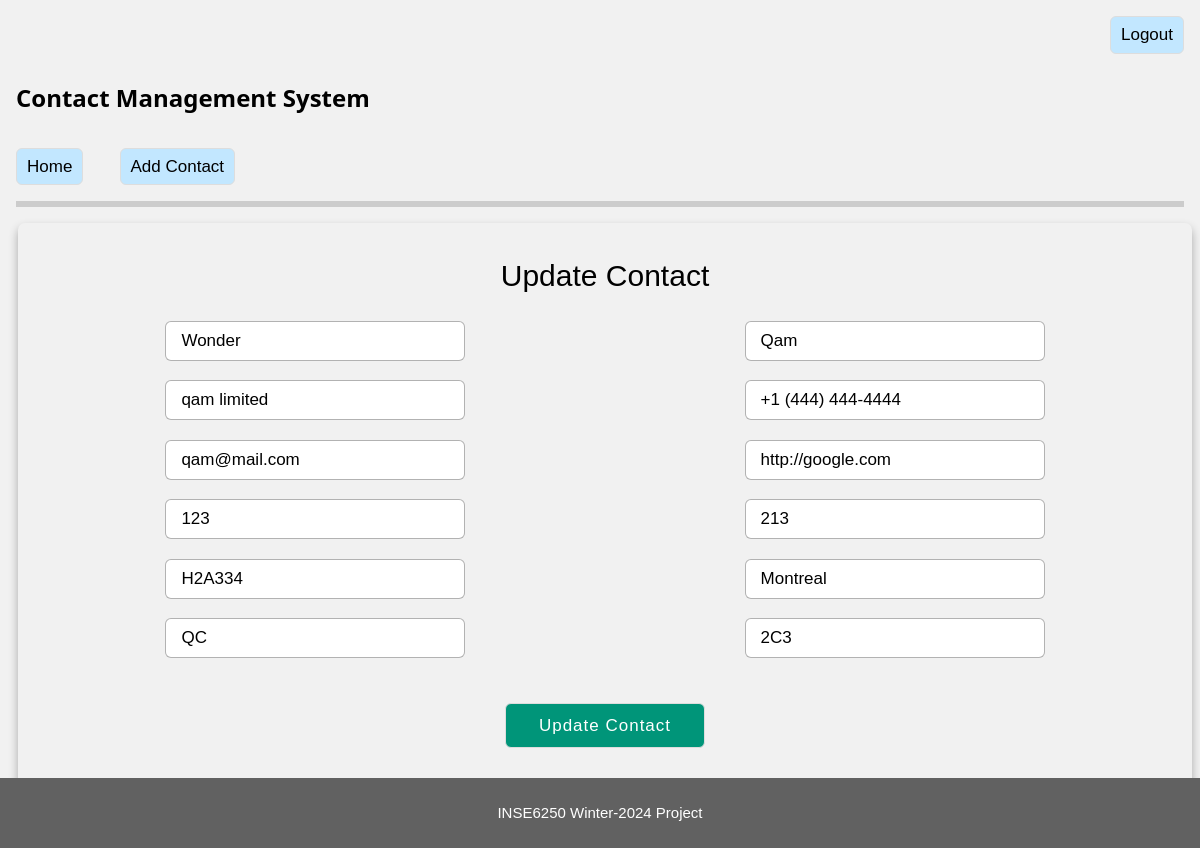
The page /contacts/update/4/ (signed in) on the database its author committed.
### contacts/models.py (models this page shows, shortened)
class Contact(models.Model):
    firstName = models.CharField(max_length=200)
    lastName = models.CharField(max_length=200)
    company = models.CharField(max_length=200)
    phone = models.CharField(max_length=200)
    email = models.CharField(max_length=200)
    website = models.CharField(max_length=200)
    unitNumber = models.IntegerField()
    civicNumber = models.IntegerField()
    street = models.CharField(max_length=200)
    city = models.CharField(max_length=200)
    province = models.CharField(max_length=2)
    postalCode = models.CharField(max_length=3)
    createdAt = models.DateTimeField(default=timezone.now)

### contacts/views.py (the view)
# urls.py: path('update/<int:id>/', views.updateContact, name='updateContact'),
@login_required
def updateContact(req, id):
    if req.method == 'GET':
        if not req.session.get('urlref'):
            req.session['urlref'] = req.META.get('HTTP_REFERER')
        contact = get_object_or_404(Contact, pk=id)
        context = {'contact': contact}
        return render(req, 'contacts/updateContact.html', context=context)
    return doUpdateContact(req, id)

### templates/contacts/updateContact.html (shortened to what this page needs)
{% extends "base.html" %}
{% block content %}
{% if contact %}
<div class="addContact container_main">
  <div class="registration form">
    <header>Update Contact</header>
    <form action="{% url 'contacts:updateContact' contact.id %}" method="post">
      <div class="form-flex">
        <input type="text" required value="{{contact.firstName}}" name="firstname" placeholder="First Name">
        <input type="text" required value="{{contact.lastName}}" name="lastname" placeholder="Last Name">
        <input type="text" required value="{{contact.company}}" name="company" placeholder="Company">
        <input type="text" required value="{{contact.phone}}" name="phone" placeholder="Phone Number">
        <input type="text" required value="{{contact.email}}" name="email" placeholder="Email Address">
        <input type="text" required value="{{contact.website}}" name="website" placeholder="Website Address (http(s)://x.x)">
        <input type="number" required value="{{contact.unitNumber}}" name="unitNumber" placeholder="Unit Number">
        <input type="number" required value="{{contact.civicNumber}}" name="civicNumber" placeholder="Civic Number">
        <input type="text" required value="{{contact.street}}" name="street" placeholder="Street Code">
        <input type="text" required value="{{contact.city}}" name="city" placeholder="City">
        <input type="text" required value="{{contact.province}}" name="province" class="upper" maxlength="2" placeholder="Province (QC)">
        <input type="text" required value="{{contact.postalCode}}" name="postalCode" class="upper" maxlength="3" placeholder="Postal Code (A1A or 1A1)">
      </div>
      <button type="submit" class="button">Update Contact</button>
    </form>
  </div>
</div>
{% else %}
    <p style="text-align: center;">No contacts found </p>
{% endif %}
{% endblock %}

### contacts/static/css/contact.css (style rules this page uses)
html { box-sizing: border-box }
*, *:before, *:after { box-sizing: inherit }
html { -ms-text-size-adjust: 100%; -webkit-text-size-adjust: 100% }
body,h1,h2,h3,h4,h5,h6 { font-family: "Raleway", sans-serif }
body { margin: 0 }
article, aside, details, figcaption, figure, footer, header, main, menu, nav, section { display: block }
button, input, select, textarea, optgroup { font: inherit; margin: 0 }
button, input { overflow: visible }
button, select { text-transform: none }
html, body { font-family: Verdana, sans-serif; font-size: 15px; line-height: 1.5 }
html { overflow-x: hidden }
.btn, .button { border: none; display: inline-block; padding: 8px 16px; vertical-align: middle; overflow: hidden; text-decoration: none; color: inherit; background-color: inherit; text-align: center; cursor: pointer; white-space: nowrap }
.btn, .button { -webkit-touch-callout: none; -webkit-user-select: none; -khtml-user-select: none; -moz-user-select: none; -ms-user-select: none; user-select: none }
.content, .auto { margin-left: auto; margin-right: auto }
.content { max-width: 980px }
.light-grey, .hover-light-grey:hover, .light-gray, .hover-light-gray:hover { color: #000 !important; background-color: #f1f1f1 !important }

### contacts/static/css/style.css (style rules this page uses)
.container_main { text-align: center; border-radius: 7px; box-shadow: 0 5px 10px rgba(0, 0, 0, 0.3); }
.container_main .registration { width: 80%; text-align: center; margin: 0 auto !important; }
.container_main .form { padding: 2rem; }
.container_main .form header { font-size: 2rem; font-weight: 500; text-align: center; margin-bottom: 1.5rem; }
.form input { height: 40px; width: 300px; padding: 0 15px; font-size: 17px; margin-bottom: 1.3rem; border: 1px solid #ddd; border-radius: 6px; outline: none; border: 1px solid rgba(0, 0, 0, 0.3); }
.container_main .form .button { color: #fff; background: #009579; font-size: 1.2rem; font-weight: 500; letter-spacing: 1px; margin-top: 1.7rem; cursor: pointer; transition: 0.4s; height: 45px; width: 200px; padding: 0 15px; font-size: 17px; margin-bottom: 1.3rem; border: 1px solid #ddd; border-radius: 6px; outline: none; }
.form-flex { display: flex; flex-wrap: wrap; flex-direction: row; justify-content:space-between; }
.upper { text-transform: uppercase; }
::placeholder { text-transform: none; }
.addContact { margin-bottom: 50px; }
.button { color: #fff; font-size: 1.2rem; font-weight: 500; cursor: pointer; padding: 5px 10px; font-size: 17px; border: 1px solid #ddd; border-radius: 6px; outline: none; }

### rows shown on the page
Contact: firstname "Wonder", lastname "Qam", company "qam limited", phone "+1 (444) 444-4444", email "qam@mail.com", website "http://google.com", unitNumber "123", civicNumber "213", street "H2A334", city "Montreal", province "QC", postalCode "2C3"
